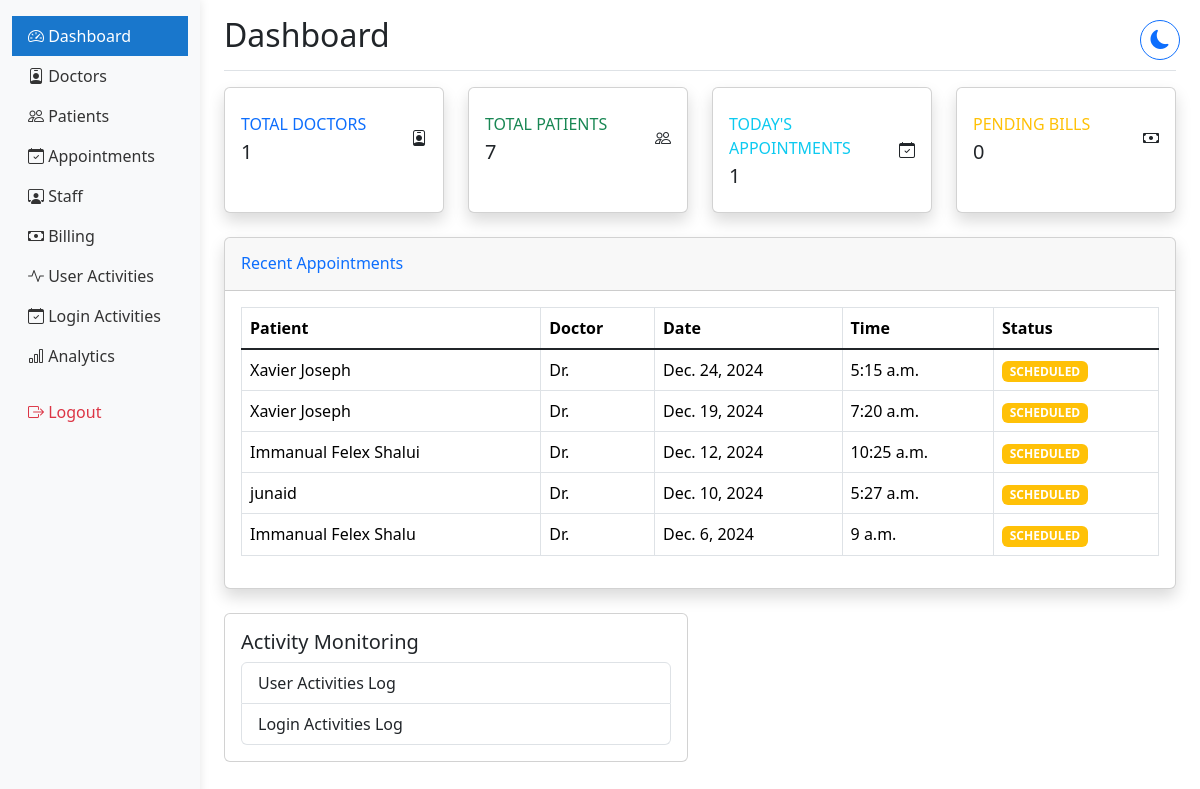
Before: /hosp_admin/dashboard/ (signed in) with the older database file.
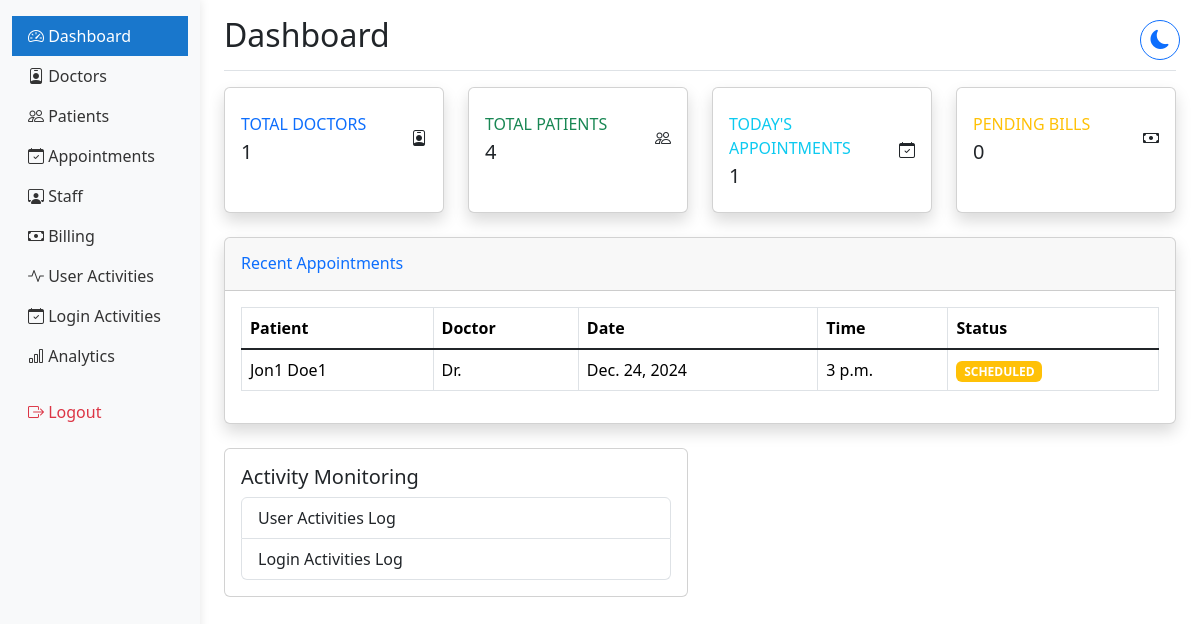
After: the same page with the newer database file.
### hmsapp/models.py (models this page shows, shortened)
class Appointment(models.Model):
    APPOINTMENT_STATUS = [
        ('SCHEDULED', 'Scheduled'),
        ('COMPLETED', 'Completed'),
        ('CANCELLED', 'Cancelled'),
        ('NO_SHOW', 'No Show'),
    ]
    appointment_id = models.CharField(max_length=10, unique=True, null=True, blank=True, default=None)
    patient = models.ForeignKey(Patient, on_delete=models.CASCADE)
    doctor = models.ForeignKey(DoctorProfile, on_delete=models.CASCADE)
    appointment_date = models.DateField()
    appointment_time = models.TimeField()
    status = models.CharField(max_length=20, choices=APPOINTMENT_STATUS, default='SCHEDULED')
    notes = models.TextField(blank=True)
    phone_number = models.CharField(max_length=15, validators=[phone_regex], null=True, blank=True)
    medical_records = models.FileField(upload_to='medical_records/', null=True, blank=True)
    google_calendar_event_id = models.CharField(max_length=100, blank=True, null=True)
    created_at = models.DateTimeField(auto_now_add=True)
    updated_at = models.DateTimeField(auto_now=True)
    class Meta:
        ordering = ['-appointment_date', '-appointment_time']

class Patient(models.Model):
    BLOOD_GROUPS = [
        ('A+', 'A+'), ('A-', 'A-'),
        ('B+', 'B+'), ('B-', 'B-'),
        ('O+', 'O+'), ('O-', 'O-'),
        ('AB+', 'AB+'), ('AB-', 'AB-'),
    ]
    GENDER_CHOICES = [
        ('MALE', 'Male'),
        ('FEMALE', 'Female'),
        ('OTHER', 'Other'),
    ]
    user = models.OneToOneField(User, on_delete=models.CASCADE)  # Changed to OneToOneField
    patient_name = models.CharField(max_length=100)  # Removed blank=True
    date_of_birth = models.DateField()
    blood_group = models.CharField(max_length=5, choices=BLOOD_GROUPS)  # Added choices
    gender = models.CharField(max_length=10, choices=GENDER_CHOICES)  # Added choices
    nationality = models.CharField(max_length=50)
    referred_by = models.CharField(max_length=100, blank=True)
    phone_number = models.CharField(max_length=15, validators=[phone_regex])
    address = models.TextField(blank=True)
    emergency_contact_name = models.CharField(max_length=100)
    emergency_contact_phone = models.CharField(max_length=15, validators=[phone_regex])
    medical_history = models.TextField(blank=True)
    drug_allergies = models.TextField(blank=True)
    food_allergies = models.TextField(blank=True)
    created_at = models.DateTimeField(auto_now_add=True)
    updated_at = models.DateTimeField(auto_now=True)
    patient_id = models.CharField(max_length=9, unique=True, blank=True)
    profile_picture = models.ImageField(
        upload_to='patients/profile_pics/',
        null=True,
        blank=True,
        validators=[FileExtensionValidator(['jpg', 'jpeg', 'png'])]
    )
    age = models.IntegerField(null=True, blank=True)

### hmsapp/views.py (the view)
# urls.py: path('hosp_admin/dashboard/', views.admin_dashboard, name='admin_dashboard'),
@login_required
@admin_required
def admin_dashboard(request):
    today = date.today()
    pending_bills = Bill.objects.filter(
        payment_status__in=['UNPAID', 'PARTIALLY_PAID']
    ).count()
    context = {
        'doctor_count': DoctorProfile.objects.count(),
        'patient_count': Patient.objects.count(),
        'todays_appointments': Appointment.objects.filter(appointment_date=today).count(),
        'pending_bills': pending_bills,
        'recent_appointments': Appointment.objects.order_by('-appointment_date')[:5],
    }
    return render(request, 'hosp_admin/admin_dashboard.html', context)

### hmsapp/context_processors.py (called while the page is built)
def base_template(request):
    if request.user.is_authenticated:
        if request.user.groups.filter(name='Doctors').exists():
            base_template = 'doctor/base_doctor.html'
        elif request.user.groups.filter(name='Administrators').exists():
            base_template = 'hosp_admin/base_admin.html'
        else:
            base_template = 'staff/base_staff.html'
    else:
        base_template = 'staff/base_staff.html'
    return {'base_template': base_template}

### hmsapp/templates/hosp_admin/admin_dashboard.html (shortened to what the changed rows need)
{% extends 'hosp_admin/base_admin.html' %}
{% block content %}
<div class="d-flex justify-content-between flex-wrap flex-md-nowrap align-items-center pt-3 pb-2 mb-3 border-bottom">
    <h1 class="h2">Dashboard</h1>
</div>
<div class="row">
    <div class="col-xl-3 col-md-6 mb-4">
        <div class="card border-left-success shadow h-100 py-2">
            <div class="card-body">
                <div class="row no-gutters align-items-center">
                    <div class="col mr-2">
                        <div class="text-xs font-weight-bold text-success text-uppercase mb-1">
                            Total Patients</div>
                        <div class="h5 mb-0 font-weight-bold text-gray-800">{{ patient_count }}</div>
                    </div>
                </div>
            </div>
        </div>
    </div>
</div>
<div class="card shadow mb-4">
    <div class="card-body">
        <div class="table-responsive">
            <table class="table table-bordered" width="100%" cellspacing="0">
                <thead>
                    <tr>
                        <th>Patient</th>
                        <th>Doctor</th>
                        <th>Date</th>
                        <th>Time</th>
                        <th>Status</th>
                    </tr>
                </thead>
                <tbody>
                    {% for appointment in recent_appointments %}
                    <tr>
                        <td>{{ appointment.patient.patient_name }}</td>
                        <td>Dr. {{ appointment.doctor.doc_name }}</td>
                        <td>{{ appointment.appointment_date }}</td>
                        <td>{{ appointment.appointment_time }}</td>
                        <td>
                            <span class="badge {% if appointment.status == 'SCHEDULED' %}bg-warning{% elif appointment.status == 'COMPLETED' %}bg-success{% else %}bg-danger{% endif %}">
                                {{ appointment.status }}
                            </span>
                        </td>
                    </tr>
                    {% endfor %}
                </tbody>
            </table>
        </div>
    </div>
</div>
{% endblock %}

Changed rows visible on the page:
removed Appointment: patient.patient_name "Xavier Joseph", appointment_date "Dec. 24, 2024", appointment_time "5:15 a.m.", status "SCHEDULED"
removed Appointment: patient.patient_name "Xavier Joseph", appointment_date "Dec. 19, 2024", appointment_time "7:20 a.m.", status "SCHEDULED"
removed Appointment: patient.patient_name "Immanual Felex Shalui", appointment_date "Dec. 12, 2024", appointment_time "10:25 a.m.", status "SCHEDULED"
removed Appointment: patient.patient_name "junaid", appointment_date "Dec. 10, 2024", appointment_time "5:27 a.m.", status "SCHEDULED"
removed Appointment: patient.patient_name "Immanual Felex Shalu", appointment_date "Dec. 6, 2024", appointment_time "9 a.m.", status "SCHEDULED"
added Appointment: patient.patient_name "Jon1 Doe1", appointment_date "Dec. 24, 2024", appointment_time "3 p.m.", status "SCHEDULED"
Other visible differences:
{{ patient_count }}: "7" → "4"
